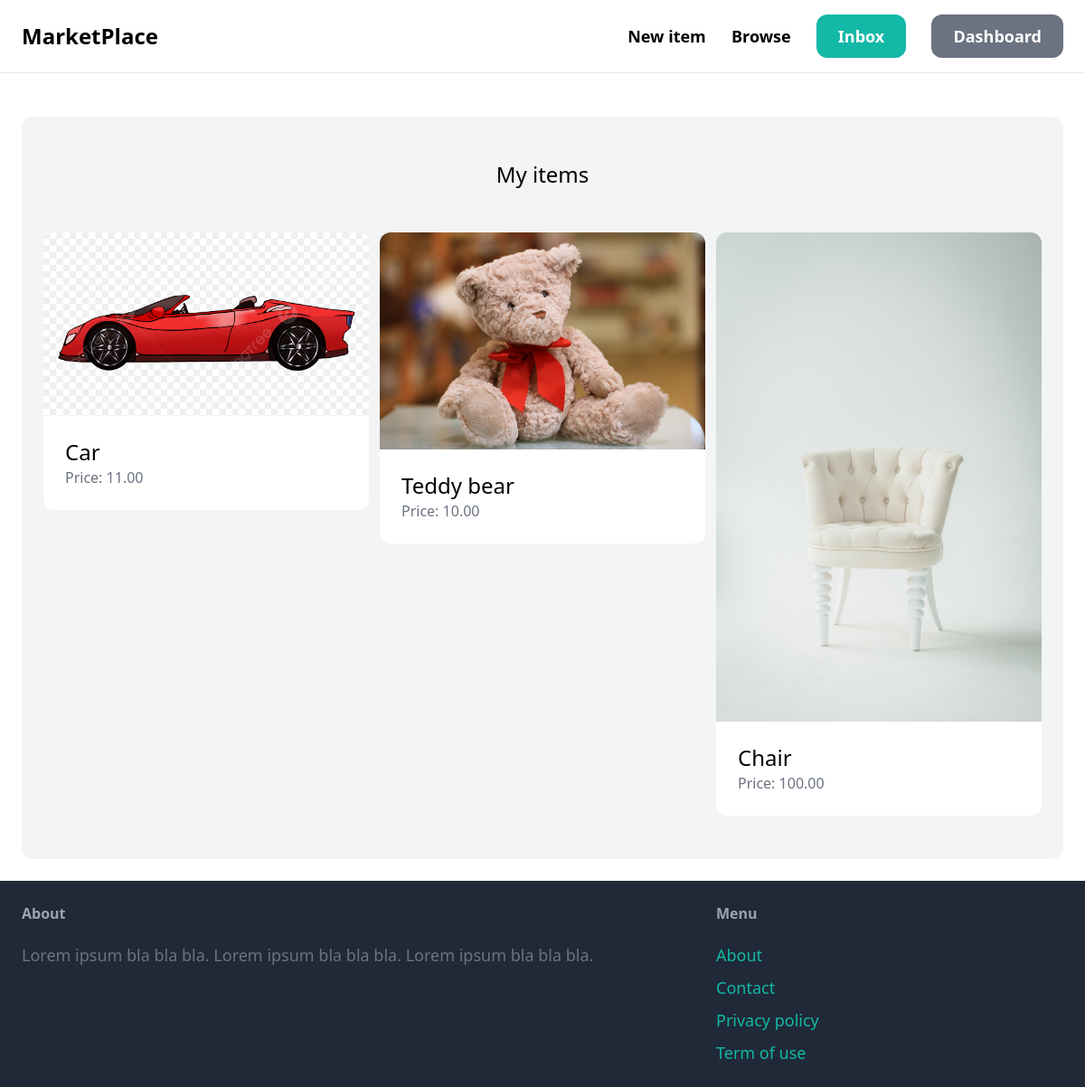
Page /dashboard/ (signed in) on the earlier database version.
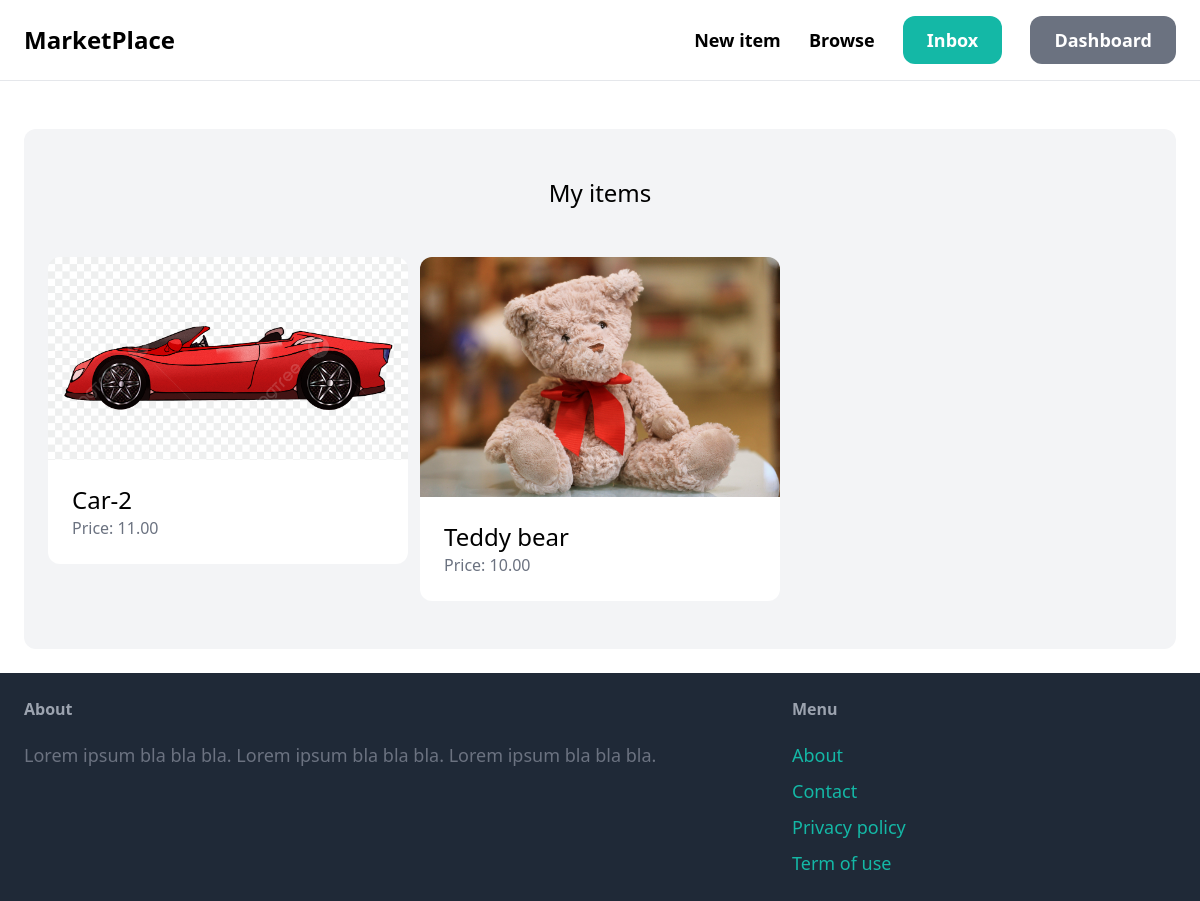
Same page on the later database version.
### item/models.py (models this page shows, shortened)
class Item(models.Model):
    category = models.ForeignKey(Category, related_name='items', on_delete=models.CASCADE)
    name = models.CharField(max_length=255)
    description = models.TextField(blank=True, null=True)
    price = models.DecimalField(max_digits=6, decimal_places=2)
    image = models.ImageField(upload_to='item_images', blank=True, null=True)
    created_at = models.DateTimeField(auto_now_add=True)
    created_by = models.ForeignKey(User, related_name='items', on_delete=models.CASCADE)
    updated = models.DateTimeField(auto_now=True)
    is_sold = models.BooleanField(default=True)
    class Meta:
        ordering = ('-created_at',)

### dashboard/views.py (the view)
# urls.py: path('', views.index, name="index"),
@login_required
def index(request):
    items = Item.objects.filter(created_by=request.user)
    return render(request, 'dashboard/index.html', {
        'items': items,
    })

### dashboard/templates/dashboard/index.html (shortened to what this page needs)
{% extends 'core/base.html' %}
{% block content %}
    <div class="mt-6 px-6 py-12 bg-gray-100 rounded-xl">
        <h2 class="mb-12 text-2xl text-center">My items</h2>
        <div class="grid grid-cols-3 gap-3">
            {% for item in items %}
                <div>
                    <a href="{% url 'item:detail' item.id %}">
                        <div>
                            <img src="{{ item.image.url }}" class="rounded-t-xl">
                        </div>
                        <div class="p-6 bg-white rounded-b-xl">
                            <h2 class="text-2xl">{{ item.name }}</h2>
                            <p class="text-gray-500">Price: {{ item.price }}</p>
                        </div>
                    </a>
                </div>
            {% endfor %}
        </div>
    </div>
{% endblock %}

Differences in the rows shown:
removed Item: image (picture), name "Chair", price "100.00"
changed Item: name "Car" → "Car-2"
